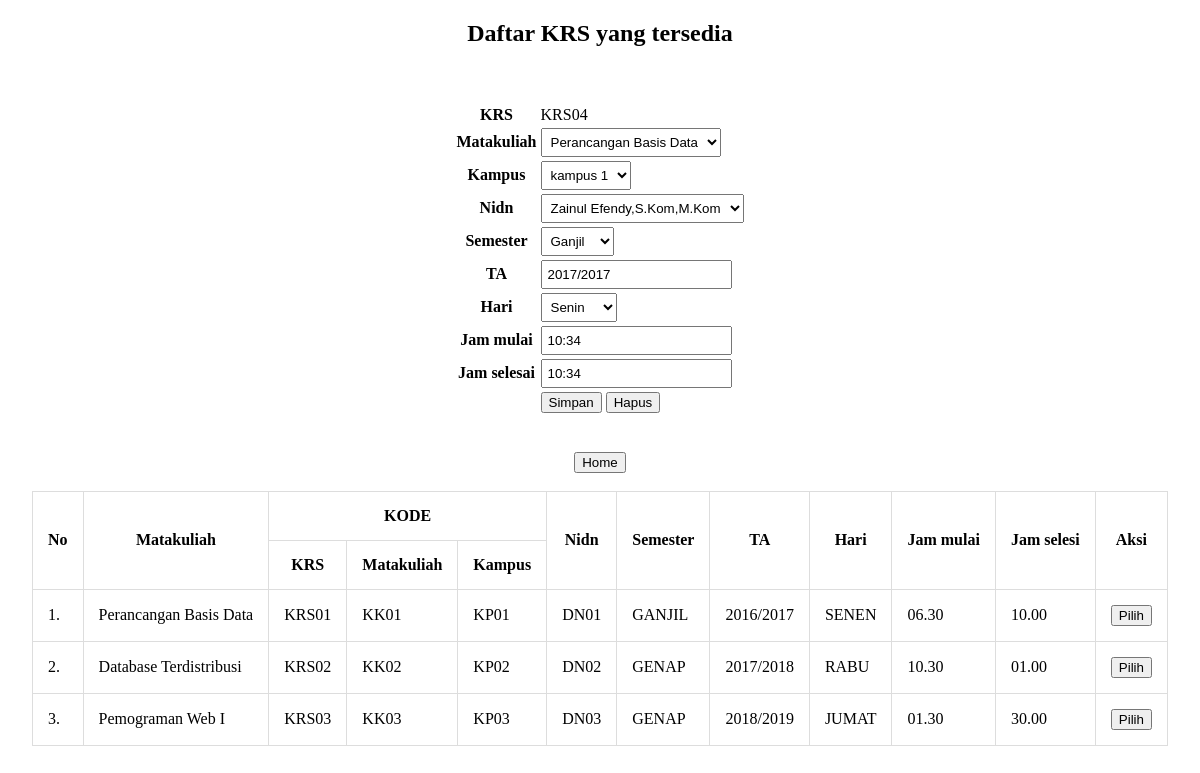
/krs_able.php, run on the app's committed database.
### tables this page shows
CREATE TABLE tb_krs_able(
    kodekrs VARCHAR(15) PRIMARY KEY NOT NULL,
    kodemk VARCHAR(10) NOT NULL, 
    kodekampus VARCHAR(15) NOT NULL, 
    nidn VARCHAR(15) NOT NULL, 
    sem ENUM('GA', 'GE') NOT NULL, 
    tahun_krs VARCHAR(35) NOT NULL,
    hari_krs ENUM('SEN','SEL','RAB','KAM','JUM','SAB','MIN') NOT NULL,
    jam_mulai VARCHAR(35) NOT NULL,
    jam_selesai VARCHAR(35) NOT NULL);

### krs_able.php (the view, shortened to what this page needs)
<?php
$query_gen = mysql_query("SELECT kodekrs FROM tb_krs_able ORDER BY kodekrs DESC") or die(mysql_error());
$dt_gen = mysql_fetch_array($query_gen);
if (mysql_num_rows($query_gen)==0) {
	$kd_krs = "KRS01";
}else{
	$kd_krs = $dt_gen['kodekrs'];
	$gen_kd = explode('KRS', $kd_krs);
	$kd_krs = "KRS".sprintf("%02s", $gen_kd[1]+1);
}
?>
<!DOCTYPE html>
<html>
<head>
	<link rel="stylesheet" href="style/style.css">
</head>
<body>
<center>
	<h2>Daftar KRS yang tersedia</h2>
	<br><br>
		<table>
			<form method="post">
			<tr>
				<th>KRS</th>
				<td>
					<label name="txt_kdkrs" id="txt_kdkrs"><?php echo $kd_krs; ?></label>
				</td>
			</tr>
			<tr>
				<th>Matakuliah</th>
				<td>
					<select class="text_field" name="txt_mtk" id="txt_mtk">
						<?php
						$query_mtk = mysql_query("SELECT *FROM tb_mtk") or die(mysql_error());
						while ($dt_mtk = mysql_fetch_array($query_mtk)) {
							echo "<option value=".$dt_mtk['kodemk'].">".$dt_mtk['namamk']."</option>";
						}
						?>
					</select>
				</td>
			</tr>
			<tr>
				<th>Kampus</th>
				<td>
					<select class="text_field" name="txt_kps" id="txt_kps">
						<?php
						$query_kps = mysql_query("SELECT *FROM tb_kampus") or die(mysql_error());
						while ($dt_kps = mysql_fetch_array($query_kps)) {
							echo "<option value=".$dt_kps['kodekampus'].">".$dt_kps['kampus']."</option>";
						}
						?>
					</select>
				</td>
			</tr>
			<tr>
				<th>Nidn</th>
				<td>
					<select class="text_field" name="txt_nidn" id="txt_nidn">
						<?php
						$query_dsn = mysql_query("SELECT *FROM tb_dsn") or die(mysql_error());
						while ($dt_dsn = mysql_fetch_array($query_dsn)) {
							echo "<option value=".$dt_dsn['nidn'].">".$dt_dsn['namadosen']."</option>";
						}
						?>
					</select>
				</td>
			</tr>
			<tr>
				<th>Semester</th>
				<td>
					<select name="txt_sem" id="txt_sem" class="text_field">
						<option value="GA">Ganjil</option>
					</select>
				</td>
			</tr>
			<tr>
				<th>TA</th>
				<td><input type="text" name="txt_tahun" class="text_field" value="<?php echo date("Y/Y"); ?>"></td>
			</tr>
			<tr>
				<th>Hari</th>
				<td>
					<select name="txt_hari" id="txt_hari" class="text_field">
						<option value="SEN">Senin</option>
					</select>
				</td>
			</tr>
			<tr>
				<th>Jam mulai</th>
				<td>
					<input class="text_field" value="<?php echo date("h:i"); ?>" type="text" name="txt_jam_mulai">
				</td>
			</tr>
			<tr>
				<th>Jam selesai</th>
				<td>
					<input class="text_field" value="<?php echo date("h:i"); ?>" type="text" name="txt_jam_selesai">
				</td>
			</tr>
			<tr>
				<td></td>
				<td>
					<input type="submit" name="btn_spn" id="btn_spn" value="Simpan">
					<input type="submit" name="btn_hapus" id="btn_hapus" value="Hapus">
				</td>
			</tr>
			</form>
		</table>
	<br><br>
	<a href="index.php"><button>Home</button></a>
	<br><br>
	<table class="table">
		<tr class="tr">
			<th class="th" rowspan="2">No</th>
			<th class="th" rowspan="2">Matakuliah</th>
			<th class="th" colspan="3">KODE</th>
			<th class="th" rowspan="2">Nidn</th>
			<th class="th" rowspan="2">Semester</th>
			<th class="th" rowspan="2">TA</th>
			<th class="th" rowspan="2">Hari</th>
			<th class="th" rowspan="2">Jam mulai</th>
			<th class="th" rowspan="2">Jam selesi</th>
			<th class="th" rowspan="2">Aksi</th>
		</tr>
		<tr class="tr">
			<th class="th">KRS</th>
			<th class="th">Matakuliah</th>
			<th class="th">Kampus</th>
		</tr>
		<?php
		include "koneksi.php"; $no=0;
		$query_krs_able = mysql_query("SELECT * FROM view_krs_able") or die(mysql_error());
		while ($dt_krs_able = mysql_fetch_array($query_krs_able)) {
			$no++;
			if($dt_krs_able['sem']=='GE'){
					$sem = "GENAP";
				}else{
					$sem = "GANJIL";
				};
				if($dt_krs_able['hari_krs']=='SEN'){
					$hari = "SENEN";
				}elseif($dt_krs_able['hari_krs']=='SEL'){
					$hari = "SELASA";
				}elseif($dt_krs_able['hari_krs']=='RAB'){
					$hari = "RABU";
				}elseif($dt_krs_able['hari_krs']=='KAM'){
					$hari = "KAMIS";
				}elseif($dt_krs_able['hari_krs']=='JUM'){
					$hari = "JUMAT";
				}elseif($dt_krs_able['hari_krs']=='SAB'){
					$hari = "SABTU";
				}else{
					$hari = "MINGGU";
				};
		?>
		<tr>
			<td class="td"><?php echo $no; ?>.</td>
			<td class="td"><?php echo $dt_krs_able['namamk']; ?></td>
			<td class="td"><?php echo $dt_krs_able['kodekrs']; ?></td>
			<td class="td"><?php echo $dt_krs_able['kodemk']; ?></td>
			<td class="td"><?php echo $dt_krs_able['kodekampus']; ?></td>
			<td class="td"><?php echo $dt_krs_able['nidn']; ?></td>
			<td class="td"><?php echo $sem; ?></td>
			<td class="td"><?php echo $dt_krs_able['tahun_krs']; ?></td>
			<td class="td"><?php echo $hari; ?></td>
			<td class="td"><?php echo $dt_krs_able['jam_mulai']; ?></td>
			<td class="td"><?php echo $dt_krs_able['jam_selesai']; ?></td>
			<td class="td"><a href="krs_able.php?kodekrs=<?php echo $dt_krs_able['kodekrs']; ?>"><button>Pilih</button></a></td>
		</tr>
		<?php } ?>
	</table>
</center>
<br><br><br><br>
</body>
</html>

### style/style.css (style rules this page uses)
.table, .td, .th { border: 1px solid #ddd; }
.table { border-collapse: collapse; }
.th, .td { padding: 15px; }
.text_field { padding:5px; }

### data on the page
tb_krs_able: kodekrs "KRS04", namamk "Pemograman Web I", kodekrs "KRS03", kodemk "KK03", kodekampus "KP03", nidn "DN03", sem "GENAP", tahun_krs "2018/2019", hari_krs "JUMAT", jam_mulai "01.30", jam_selesai "30.00"
tb_krs_able: namamk "Perancangan Basis Data", kodekrs "KRS01", kodemk "KK01", kodekampus "KP01", nidn "DN01", sem "GANJIL", tahun_krs "2016/2017", hari_krs "SENEN", jam_mulai "06.30", jam_selesai "10.00"
tb_krs_able: namamk "Database Terdistribusi", kodekrs "KRS02", kodemk "KK02", kodekampus "KP02", nidn "DN02", sem "GENAP", tahun_krs "2017/2018", hari_krs "RABU", jam_mulai "10.30", jam_selesai "01.00"

### other printed values
form field txt_mtk "Perancangan Basis Data"
form field txt_kps "kampus 1"
form field txt_nidn "Zainul Efendy,S.Kom,M.Kom"
